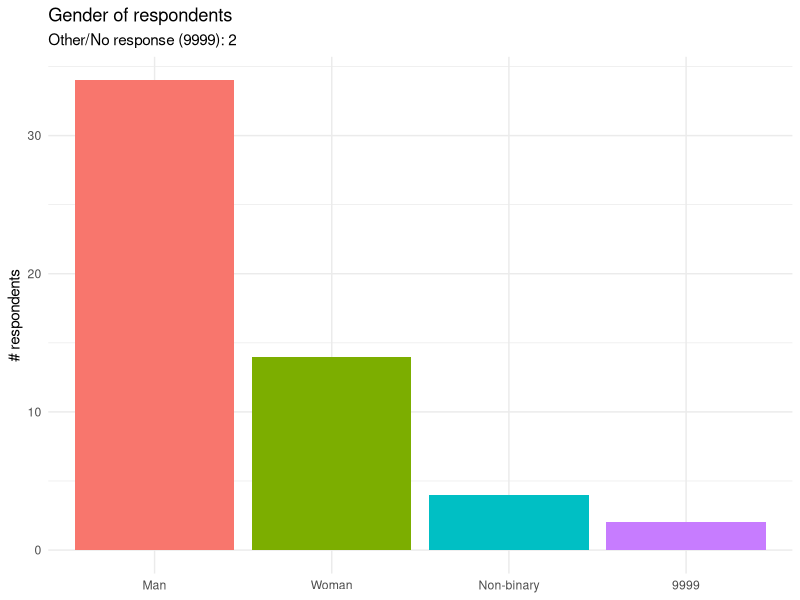
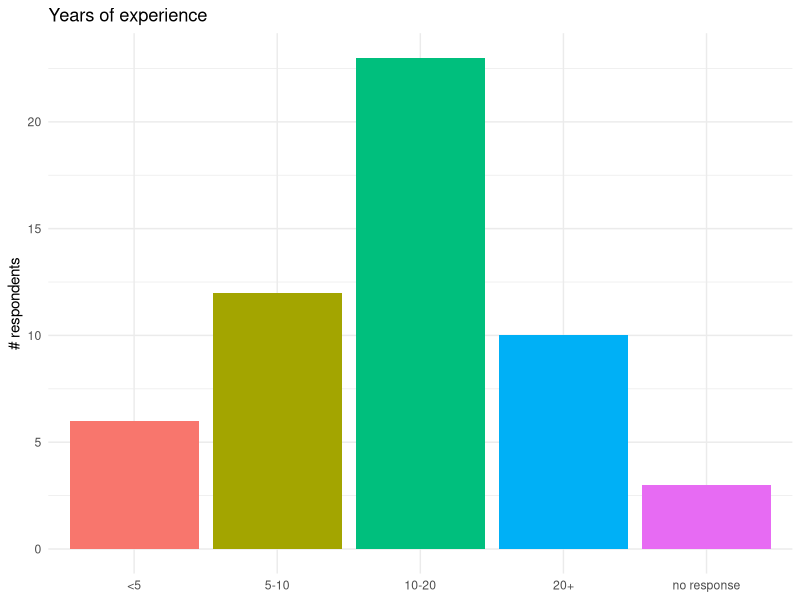
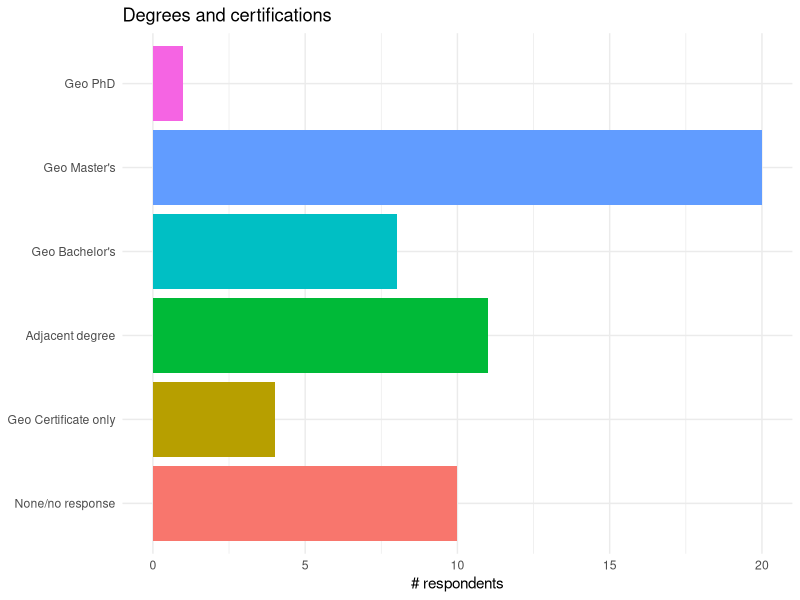
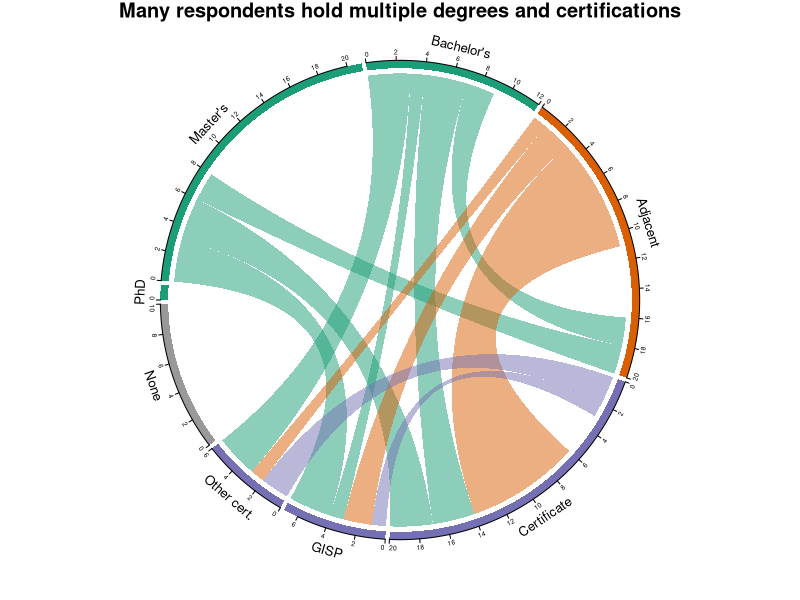
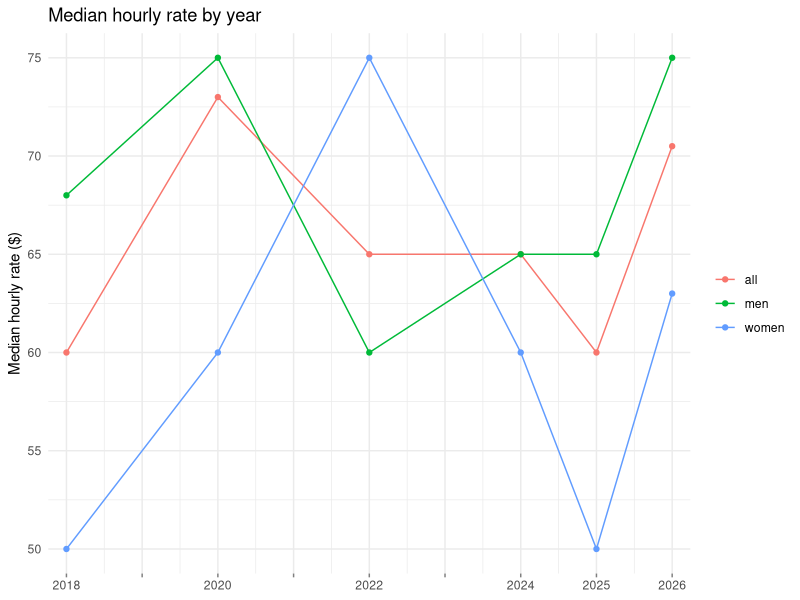
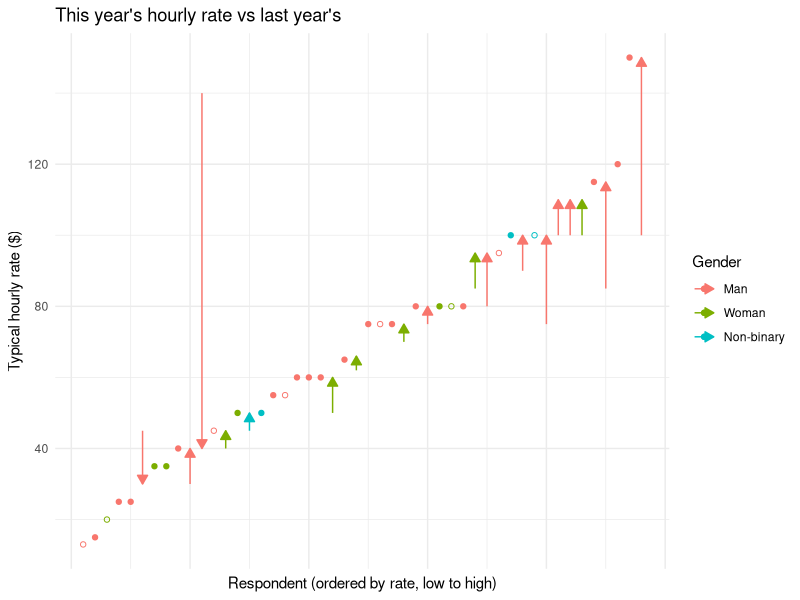
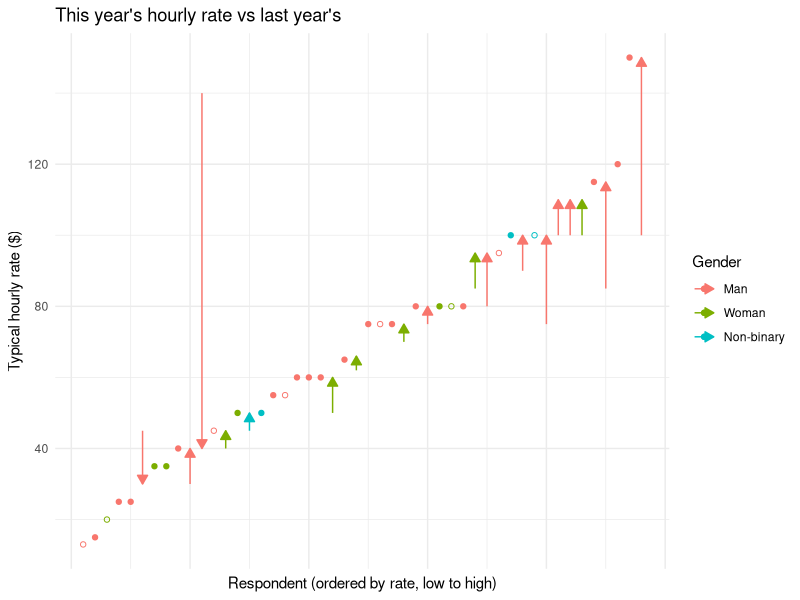

R code for these plots, in order:
# -----------------------------------
# AFC 2026 Annual Survey Analysis
# -----------------------------------

setwd("/Users/jocelyn/Documents/Pratt/Projects/afc-survey-2026")

# ------ libraries

library(dplyr) # for data management
library(tidyverse) # for data tidying
library(ggplot2) # for data visualization
library(grid) # for arrow() / unit() in geom_segment arrows

# load data (survey responses were cleaned up for analysis and re-exported as a csv)
# fields with no responses were populated with "9999"
data <- read.csv("data/2026_responses.csv")
View(data)

# ------ total number of responses: 54
# made it a variable to calculate percentages
n_responses <- nrow(data)
n_responses

# number of respondents for each year of the survey so far
respondents_by_year <- tibble(
  year = 2018:2026,
  n_respondents = c(85, NA, 56, NA, 74, NA, 94, 120, 54)
)


# -----------------------------------
# --- DEMOGRAPHICS
# -----------------------------------

# --- GENDER ------------------------

table(data$gender)
# 9999        Man Non-binary      Woman
#    2         34          4         14

# chart of gender breakdown
ggplot(data, aes(x = fct_infreq(gender), fill = fct_infreq(gender))) +
  geom_bar() +
  labs(
    title = "Gender of respondents",
    subtitle = "Other/No response (9999): 2",
    x = NULL,
    y = "# respondents"
  ) +
  theme_minimal() +
  theme(legend.position = "none")


# --- EXPERIENCE ---------------------

xp <- table(data$experience.level)
# 1    2    3    4 9999
# 6   12   23   10    3
#
# no response: 3
# 1. somewhat experienced (a few years): 6
# 2. experienced (5-10 years): 12
# 3. very experienced (10-20 years): 23
# 4. expert (20+ years): 10

# experience levels chart

# x-axis labels
xp_labels <- c("<5", "5-10", "10-20", "20+", "no response")

# chart
ggplot(
  data,
  aes(x = factor(experience.level), fill = factor(experience.level))
) +
  geom_bar() +
  scale_x_discrete(labels = xp_labels) +
  labs(title = "Years of experience", x = NULL, y = "# respondents") +
  theme_minimal() +
  theme(legend.position = "none")


# --- DEGREES AND CERTIFICATIONS ------------------

table(data$degrees.and.certifications)
# no response: 10 (18.5%)
# - 9 ("If none, leave blank") + 1  "some college"

# -- GIS/geography/cartography degrees
# -- lots of people checked off more than one but i only need to know the highest one
table(data$highest.geo.degree)
# Bachelors   Masters       PhD
#         8        20         1

29 / n_responses * 100
# 53.7%

# respondents who hold any degree: 39
# includes non-geo degrees
degree_any <- data |>
  filter(
    str_detect(degrees.and.certifications, "Bachelor") |
      str_detect(degrees.and.certifications, "Master's") |
      str_detect(degrees.and.certifications, "PhD") |
      str_detect(degrees.and.certifications, "Adjacent")
  ) |>
  nrow()

# percentage
degree_any / n_responses * 100
# 72.2%

# -- extracting highest level attained for charting

degree_by_level <- data |>
  count(highest.geo.degree) |>
  mutate(pct = n / n_responses * 100)

degree_by_level

degree_geo_phd <- degree_by_level |>
  filter(highest.geo.degree == "PhD") |>
  pull(n)

degree_geo_masters <- degree_by_level |>
  filter(highest.geo.degree == "Masters") |>
  pull(n)

degree_geo_bachelors <- degree_by_level |>
  filter(highest.geo.degree == "Bachelors") |>
  pull(n)


# -- taking a look at all the degree combos
data |>
  filter(
    str_detect(degrees.and.certifications, "Bachelor") |
      str_detect(degrees.and.certifications, "Master's") |
      str_detect(degrees.and.certifications, "PhD") |
      str_detect(degrees.and.certifications, "Adjacent")
  ) |>
  count(degrees.and.certifications)

# -- anyone with a map-adjacent degree
# e.g. geology, environmental science, visual arts, graphic design

data |>
  filter(str_detect(degrees.and.certifications, "Adjacent")) |>
  count(degrees.and.certifications)
#                               degrees.and.certifications n
#                                          Adjacent Degree 4
# Bachelor;Certificate;Other certification;Adjacent Degree 1
#  Bachelor;GISP certification;Certificate;Adjacent Degree 1
#            Bachelor;Master's;Certificate;Adjacent Degree 1
#                              Certificate;Adjacent Degree 5
#                       GISP certification;Adjacent Degree 1
#                                 Master's;Adjacent Degree 1

# calculate no. of adjacent degree holders (any combo)
degree_adjacent_combo <- data |>
  filter(str_detect(degrees.and.certifications, "Adjacent")) |>
  nrow()

degree_adjacent_combo / n_responses * 100
# total adjacent degree holders (any combo): 14 (25.9%)

# ------ adjacent degree only, no geo-related degree(s): 11 (20.4%)
# manually counted
degree_adjacent_no_geo <- 11
degree_adjacent_no_geo / n_responses * 100

# adjacent degree plus geo-related degree or certification: 10

# certificate(s) only, no degrees (total): 4
certificate_only <- data |>
  filter(
    (str_detect(degrees.and.certifications, "Certificate") |
      str_detect(degrees.and.certifications, "GISP") |
      str_detect(degrees.and.certifications, "Other certification") |
      str_detect(degrees.and.certifications, "Chartered")) &
      !str_detect(degrees.and.certifications, "Bachelor") &
      !str_detect(degrees.and.certifications, "Master's") &
      !str_detect(degrees.and.certifications, "PhD") &
      !str_detect(degrees.and.certifications, "Adjacent")
  ) |>
  nrow()

certificate_only / n_responses * 100
# 7.4%

# degree(s) only, no certificates: 22
degree_only <- data |>
  filter(
    (str_detect(degrees.and.certifications, "Bachelor") |
      str_detect(degrees.and.certifications, "Master's") |
      str_detect(degrees.and.certifications, "PhD") |
      str_detect(degrees.and.certifications, "Adjacent")) &
      !str_detect(degrees.and.certifications, "Certificate") &
      !str_detect(degrees.and.certifications, "GISP") &
      !str_detect(degrees.and.certifications, "Other certification") &
      !str_detect(degrees.and.certifications, "Chartered")
  ) |>
  nrow()

degree_only / n_responses * 100
# 40.7%

# any degree PLUS any certifications: 17
degree_plus_certificate <- data |>
  filter(
    (str_detect(degrees.and.certifications, "Bachelor") |
      str_detect(degrees.and.certifications, "Master's") |
      str_detect(degrees.and.certifications, "PhD") |
      str_detect(degrees.and.certifications, "Adjacent")) &
      (str_detect(degrees.and.certifications, "Certificate") |
        str_detect(degrees.and.certifications, "GISP") |
        str_detect(degrees.and.certifications, "Other certification") |
        str_detect(degrees.and.certifications, "Chartered"))
  ) |>
  nrow()

degree_plus_certificate / n_responses * 100
# 31.5%

# chart

# summary of respondents by highest credential obtained, mutually exclusive
#
# 1. if someone has both a geo and adjacent degree, they're in the geo bucket
# 2. if someone has both an adjacent degree and certificate(s) but no geo degree,
#    they're in the adjacent bucket
#
# one person said "computer science", i added that as a geo-adjacent degree
# one person said "some college", they were added to "none"

degree_cert_summary <- tibble(
  category = c(
    "Geo PhD",
    "Geo Master's",
    "Geo Bachelor's",
    "Adjacent degree",
    "Geo Certificate only",
    "None/no response"
  ),
  n = c(
    degree_geo_phd,
    degree_geo_masters,
    degree_geo_bachelors,
    degree_adjacent_no_geo,
    certificate_only,
    10
  )
) |>
  mutate(category = factor(category, levels = category))

# sanity check: should equal n_responses (54)
sum(degree_cert_summary$n)

ggplot(
  degree_cert_summary,
  aes(x = n, y = fct_rev(category), fill = fct_rev(category))
) +
  geom_col() +
  labs(
    title = "Degrees and certifications",
    x = "# respondents",
    y = NULL
  ) +
  theme_minimal() +
  theme(legend.position = "none")

# -- chord diagram: overlap between degrees and certifications
# -- thanks, claude!
# off-diagonal cells count pairwise overlap between different credentials;
# diagonal cells count respondents holding that credential exclusively,
# but are hidden from rendering (link.visible) so exclusive holders show
# up as empty sector space rather than a self-loop

library(circlize)

cred <- data |>
  mutate(
    PhD = highest.geo.degree %in% "PhD",
    `Master's` = highest.geo.degree %in% "Masters",
    `Bachelor's` = highest.geo.degree %in% "Bachelors",
    Adjacent = !is.na(adjacent.degree),
    Certificate = !is.na(certificate),
    GISP = !is.na(gisp),
    `Other cert.` = !is.na(other.certification)
  ) |>
  select(
    PhD,
    `Master's`,
    `Bachelor's`,
    Adjacent,
    Certificate,
    GISP,
    `Other cert.`
  )

cats <- names(cred)
n_cat <- length(cats)
mat <- matrix(0, n_cat, n_cat, dimnames = list(cats, cats))
n_creds <- rowSums(cred)

for (i in seq_len(n_cat)) {
  for (j in seq_len(n_cat)) {
    if (i == j) {
      mat[i, j] <- sum(cred[[i]] & n_creds == 1)
    } else {
      mat[i, j] <- sum(cred[[i]] & cred[[j]])
    }
  }
}

# zero out the redundant lower triangle so chordDiagram() plots the
# matrix as directed without doubling every edge weight, while still
# preserving the diagonal values (needed to reserve sector space for
# exclusive holders; symmetric = TRUE drops self-loop-only sectors,
# e.g. PhD)
mat_upper <- mat
mat_upper[lower.tri(mat_upper)] <- 0

# add an 8th "None" sector for the 10 respondents with no degrees or
# certificates at all; give it a diagonal value only (no overlaps by
# definition) so it reserves sector space but stays empty
mat8 <- matrix(
  0,
  n_cat + 1,
  n_cat + 1,
  dimnames = list(c(cats, "None"), c(cats, "None"))
)
mat8[cats, cats] <- mat_upper
mat8["None", "None"] <- 10

# hide the diagonal links from rendering, leaving empty arc space for
# exclusive holders (and the None sector) instead of drawing a self-loop
vis8 <- mat8 != 0
diag(vis8) <- FALSE

sector_order <- c(
  "PhD",
  "Master's",
  "Bachelor's",
  "Adjacent",
  "Certificate",
  "GISP",
  "Other cert.",
  "None"
)

circos.clear()
circos.par(start.degree = 180)
chordDiagram(
  mat8,
  self.link = 1,
  link.visible = vis8,
  order = sector_order,
  annotationTrack = c("name", "grid"),
  grid.col = c(
    "PhD" = "#1b9e77",
    "Master's" = "#1b9e77",
    "Bachelor's" = "#1b9e77",
    "Adjacent" = "#d95f02",
    "Certificate" = "#7570b3",
    "GISP" = "#7570b3",
    "Other cert." = "#7570b3",
    "None" = "grey60"
  )
)

# note to self: maybe omit the ticks, too messy
# custom axis: one tick per two respondents, rather than the default
# spacing, to keep tick labels legible
circos.track(
  track.index = 2,
  panel.fun = function(x, y) {
    xlim <- get.cell.meta.data("xlim")
    sector <- get.cell.meta.data("sector.index")
    circos.axis(
      h = "top",
      major.at = seq(0, xlim[2], by = 2),
      minor.ticks = 0,
      labels.cex = 0.4,
      sector.index = sector
    )
  },
  bg.border = NA
)

title("Many respondents hold multiple degrees and certifications")
circos.clear()

# -----------------------------------
# --- RATES
# -----------------------------------

# typical hourly rate per year
# rate by gender

# calculate typical hourly rate median for 2026

# exclude "9999" (no response) as missing before taking medians
rate_2026 <- data |>
  mutate(rate = na_if(typical.hourly.rate, 9999))

# sanity check: 6 respondents left this field blank
sum(is.na(rate_2026$rate))

median_all_2026 <- median(rate_2026$rate, na.rm = TRUE)
median_men_2026 <- median(
  rate_2026$rate[rate_2026$gender == "Man"],
  na.rm = TRUE
)
median_women_2026 <- median(
  rate_2026$rate[rate_2026$gender == "Woman"],
  na.rm = TRUE
)

median_hourly_rate <- tribble(
  ~year , ~group  , ~median_hourly_rate ,
   2018 , "all"   ,                  60 ,
   2018 , "men"   ,                  68 ,
   2018 , "women" ,                  50 ,
   2020 , "all"   ,                  73 ,
   2020 , "men"   ,                  75 ,
   2020 , "women" ,                  60 ,
   2022 , "all"   ,                  65 ,
   2022 , "men"   ,                  60 ,
   2022 , "women" ,                  75 ,
   2024 , "all"   ,                  65 ,
   2024 , "men"   ,                  65 ,
   2024 , "women" ,                  60 ,
   2025 , "all"   ,                  60 ,
   2025 , "men"   ,                  65 ,
   2025 , "women" ,                  50
) |>
  add_row(year = 2026, group = "all", median_hourly_rate = median_all_2026) |>
  add_row(year = 2026, group = "men", median_hourly_rate = median_men_2026) |>
  add_row(
    year = 2026,
    group = "women",
    median_hourly_rate = median_women_2026
  )

# chart: median hourly rate by year per gender
survey_years <- respondents_by_year$year

ggplot(
  median_hourly_rate,
  aes(x = year, y = median_hourly_rate, color = group)
) +
  geom_line() +
  geom_point() +
  scale_x_continuous(
    breaks = survey_years,
    labels = \(x) ifelse(x %in% median_hourly_rate$year, x, ""),
    limits = range(survey_years),
    expand = expansion(mult = 0.03)
  ) +
  labs(
    title = "Median hourly rate by year",
    x = NULL,
    y = "Median hourly rate ($)",
    color = NULL
  ) +
  theme_minimal() +
  theme(axis.ticks.x = element_line(color = "grey50"))

# typical hourly rate compared to previous year

# scatter plot: typical hourly rate per respondent (thanks, claude!)
# x-axis order (by this year's rate) stays fixed regardless of change type
# - arrows show direction of change vs. previous year
# - no change: keep the (filled) circle
# - previous.typical.hourly.rate == 9999 (no response): outlined circle
gender_colors <- setNames(
  scales::hue_pal()(n_distinct(data$gender)),
  levels(fct_infreq(data$gender))
)

# NOTE: when several layers each supply their own filtered subset of the
# same factor column, ggplot2's discrete position scale compacts levels
# per layer rather than as one shared union, which silently breaks a
# consistent left-to-right order across layers. Using a plain numeric
# rank (shared identically by all layers) avoids that.
rate_arrows <- rate_2026 |>
  filter(!is.na(rate)) |>
  mutate(
    prev_rate = na_if(previous.typical.hourly.rate, 9999),
    change_type = case_when(
      previous.typical.hourly.rate == 9999 ~ "no_prev",
      rate == prev_rate ~ "same",
      TRUE ~ "changed"
    ),
    rank = rank(rate, ties.method = "first")
  )

# sanity check: 18 changed, 22 stayed the same, 8 have no previous-year rate
count(rate_arrows, change_type)

rate_change_plot <- ggplot() +
  geom_segment(
    data = filter(rate_arrows, change_type == "changed"),
    aes(
      x = rank,
      y = prev_rate,
      xend = rank,
      yend = rate,
      color = fct_infreq(gender)
    ),
    arrow = arrow(length = unit(0.1, "inches"), type = "closed")
  ) +
  geom_point(
    data = filter(rate_arrows, change_type == "same"),
    aes(x = rank, y = rate, color = fct_infreq(gender))
  ) +
  geom_point(
    data = filter(rate_arrows, change_type == "no_prev"),
    aes(x = rank, y = rate, color = fct_infreq(gender)),
    shape = 21,
    fill = NA
  ) +
  scale_color_manual(values = gender_colors) +
  labs(
    title = "This year's hourly rate vs last year's",
    x = "Respondent (ordered by rate, low to high)",
    y = "Typical hourly rate ($)",
    color = "Gender"
  ) +
  theme_minimal() +
  theme(axis.text.x = element_blank(), axis.ticks.x = element_blank())

rate_change_plot

library(svglite)
ggsave(
  "hourly-rate-change-smallm.svg",
  plot = rate_change_plot,
  device = "svg",
  width = 10,
  height = 5
)

# rate by education
# rate by experience

# perception of fair pay
# previous survey influence
# dependence on freelance
# - typical hourly rate vs level of dependence
# - flat rate vs hourly by level of dependence

# -----------------------------------
# --- PROJECT TYPES
# -----------------------------------

# number of projects per person (median)
# number of projects by dependence on freelance

# static or interactive
# number of projects by type
# - other industries
# - project types by gender
# - project types by depenence on freelance
# typical hourly rate (median/mean/range) per project type
